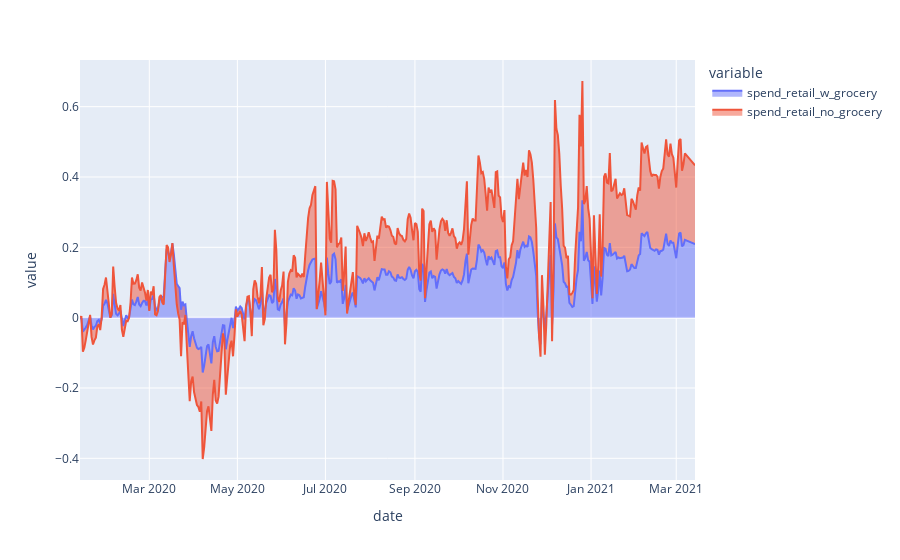

The notebook cell this image was saved under:
### Code cell
px.area(consum_spend_az, x='date', y=spend_retail)

### Figure 1 — Plotly figure (JSON) as saved in the notebook; plotly's stock layout.template omitted (floating-point values rounded to 4 significant figures; data arrays with more than 128 entries replaced by an {"elided": "..."} marker saying what was removed)
{"data": [{"hovertemplate": "variable=spend_retail_w_grocery<br>date=%{x}<br>value=%{y}<extra></extra>", "legendgroup": "spend_retail_w_grocery", "line": {"color": "#636efa"}, "mode": "lines", "name": "spend_retail_w_grocery", "orientation": "v", "showlegend": true, "stackgroup": "1", "type": "scatter", "x": {"elided": "421 str values"}, "xaxis": "x", "y": {"elided": "421 float values"}, "yaxis": "y"}, {"hovertemplate": "variable=spend_retail_no_grocery<br>date=%{x}<br>value=%{y}<extra></extra>", "legendgroup": "spend_retail_no_grocery", "line": {"color": "#EF553B"}, "mode": "lines", "name": "spend_retail_no_grocery", "orientation": "v", "showlegend": true, "stackgroup": "1", "type": "scatter", "x": {"elided": "421 str values"}, "xaxis": "x", "y": {"elided": "421 float values"}, "yaxis": "y"}], "layout": {"autosize": true, "legend": {"title": {"text": "variable"}, "tracegroupgap": 0}, "margin": {"t": 60}, "xaxis": {"anchor": "y", "autorange": true, "domain": [0, 1], "range": ["2020-01-13", "2021-03-14"], "title": {"text": "date"}, "type": "date"}, "yaxis": {"anchor": "x", "autorange": true, "domain": [0, 1], "range": [-0.4617, 0.7327], "title": {"text": "value"}, "type": "linear"}}}
